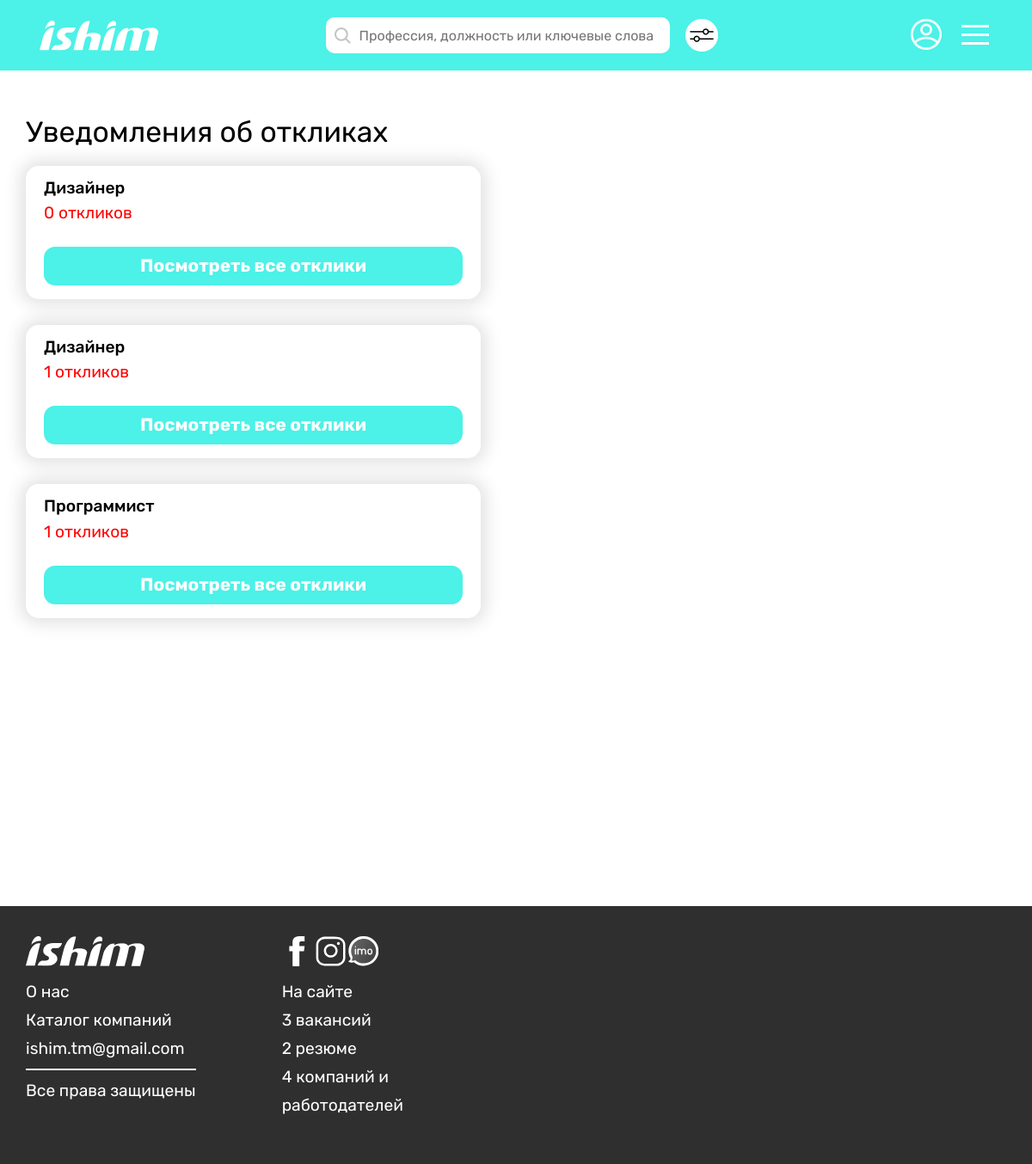
Page /vacancy/response-notifications/ (signed in) on the committed database.
### vacancy/models.py (models this page shows, shortened)
class Vacancy(models.Model):
    creator = models.ForeignKey(User, on_delete=models.CASCADE)
    position = models.CharField(max_length=65)
    sphere = models.CharField(max_length=100)
    min_salary = models.IntegerField(default=0)
    max_salary = models.IntegerField()
    registration = models.CharField(max_length=100, default='не имеет значения')
    experience = models.CharField(max_length=65)
    min_age = models.IntegerField()
    max_age = models.IntegerField()
    sex = models.CharField(max_length=65, default='не имеет значения')
    education = models.CharField(max_length=65)
    responsibilities = models.TextField()
    work_terms = models.TextField()
    busyness = models.CharField(max_length=65, default='')
    work_graph = models.CharField(max_length=65)
    payment = models.TextField(default='')
    views = models.IntegerField(default=0)
    creation_date = models.DateTimeField(auto_now_add=True)
    class Meta:
        verbose_name_plural = "Vacancies"

### vacancy/views.py (the view)
# urls.py: path('response-notifications/', tm_views.response_notifications, name='response-notifications-tm'),
@hirer_required
@login_required
def response_notifications(request):
    vacancies = Vacancy.objects.filter(creator=request.user)
    context = {
        'vacancies': vacancies
    }
    context.update(get_footer())
    return render(request, 'vacancy/response_notifications.html', context)

### main/utils.py (called while the page is built)
def get_footer():
    data = {
        'cv_num': CV.objects.count(),
        'vacancy_num': Vacancy.objects.count(),
        'user_num': User.objects.count()
    }
    return data

### vacancy/templates/vacancy/response_notifications.html (shortened to what this page needs)
{% extends "main/base.html" %}
{% load static %}
{% block content %}
   <div class="container__main pad-0 w-1920">
      {% include 'main/header_hirer.html' %}
      <section class="search__history">
         <div class="container__content">
            <h1 class="h__fav__top__title">Уведомления об откликах</h1>
            {% for vacancy in vacancies %}
            <div class="h__notif__item">
               <h3 class="h__notif__item__title">{{ vacancy.position }}</h3>
               <h2 class="suitable__link">{{ vacancy.response_set.count }} откликов</h2>
               <a href="" class="h__notif__btn green__btn">Посмотреть все отклики</a>
            </div>
            {% endfor %}
         </div>
      </section>
      {% include 'main/footer.html' %}
   </div>
   {% endblock %}

### static/main.css (style rules this page uses)
* { padding: 0; margin: 0; border: 0; }
*, *:before, *:after { -moz-box-sizing: border-box; -webkit-box-sizing: border-box; box-sizing: border-box; }
html, body { height: 100%; width: 100%; font-size: 100%; line-height: 1; font-size: 16px; -ms-text-size-adjust: 100%; -moz-text-size-adjust: 100%; -webkit-text-size-adjust: 100%; color: #000; font-family: 'Rubik', sans-serif; }
a, a:visited { text-decoration: none; }
h1, h2, h3, h4, h5, h6 { font-size: inherit; font-weight: 400; margin: 0; }
.w-1920 { width: 100%; max-width: 1920px; }
.pad-0 { padding: 0; }
.green__btn { background-color: #4CF1E7; font-size: 1.2rem; line-height: 1.2; text-align: center; color: #fff; }
.container__content { width: 100%; max-width: 1440px; padding: 0 30px; margin: 0 auto; position: relative; }
.container__main { width: 100%; margin: 0 auto; position: relative; }
.suitable__link { color: #FF0000; }
.suitable__link { font-size: 1.2rem; color: #FF0000; margin-bottom: 30px; }
.h__fav__top__title { font-size: 2.1rem; margin-bottom: 22px; }
.search__history { padding: 55px 0; }
.h__notif__item { width: 100%; max-width: 529px; padding: 16px 21px; box-shadow: 0px 0px 20px 6px rgba(0, 0, 0, 0.12); border-radius: 15px; transition: 0.4s linear; margin-bottom: 30px; }
.h__notif__item__title { font-size: 1.2rem; font-weight: 500; margin-bottom: 10px; }
.h__notif__btn { width: 100%; display: inline-block; font-size: 1.3rem; font-weight: 700; text-align: center; padding: 10px; border-radius: 13px; }

### rows in the picture
Vacancy: position "Дизайнер", response_set.count "0"
Vacancy: position "Дизайнер", response_set.count "1"
Vacancy: position "Программист", response_set.count "1"

### other values in the picture
{{ vacancy_num }} "3"
{{ cv_num }} "2"
{{ user_num }} "4"
